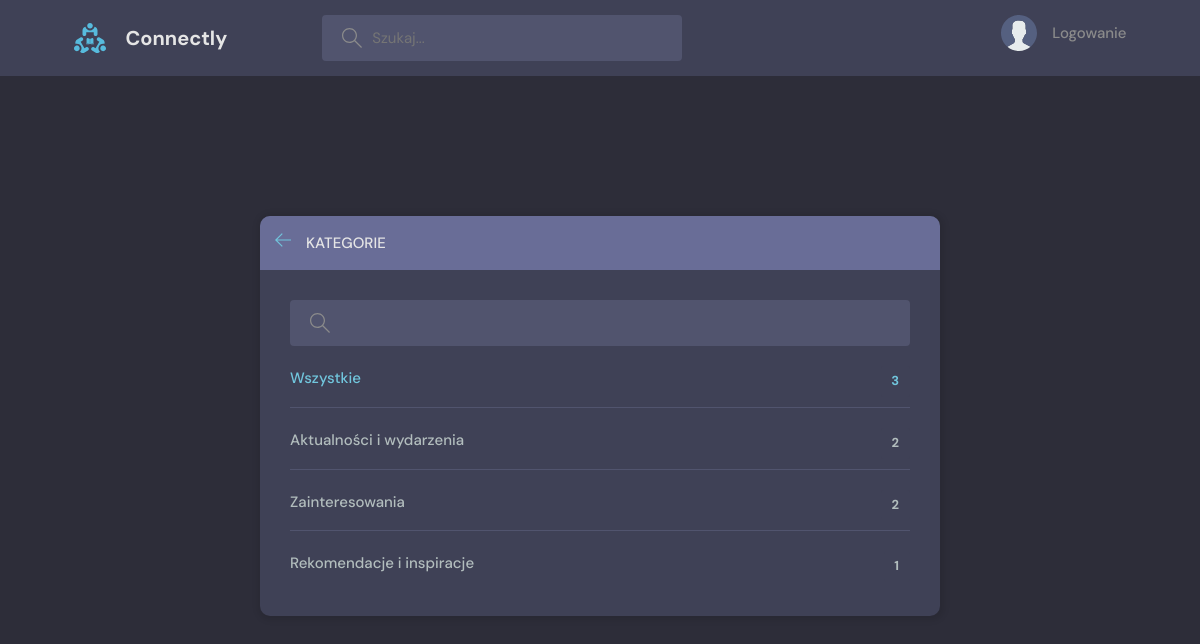
The page /topics/ on the database as committed earlier.
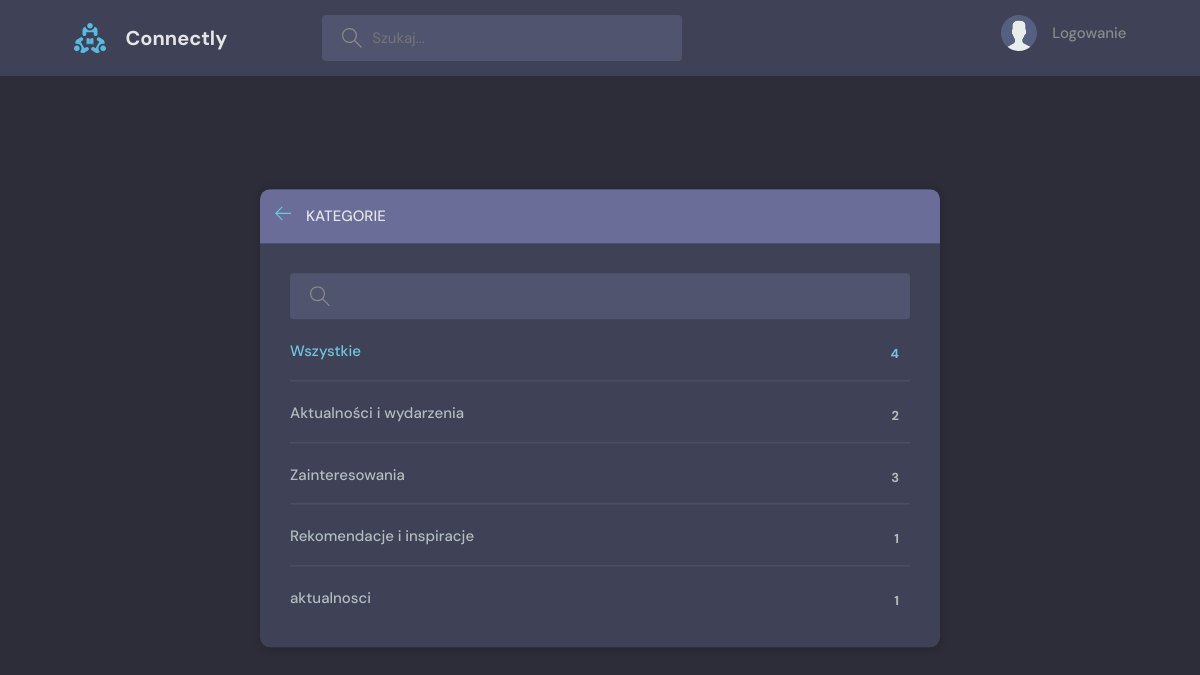
The same page on the database as committed later.
### base/models.py (models this page shows, shortened)
class Topic(models.Model):
    name = models.CharField(max_length=200)

### base/views.py (the view)
# urls.py: path('topics/', views.topicsPage, name="topics"),
def topicsPage(request):
    q = request.GET.get('q') if request.GET.get('q') != None else ''
    topics = Topic.objects.filter(name__icontains=q)
    return render(request, 'base/topics.html', {'topics': topics})

### base/templates/base/topics.html (shortened to what this page needs)
{% extends 'main.html' %}
{% block content %}
    <main class="create-room layout">
      <div class="container">
        <div class="layout__box">
          <div class="layout__boxHeader">
            <div class="layout__boxTitle">
              <a href="{% url 'home' %}">
                <svg version="1.1" xmlns="http://www.w3.org/2000/svg" width="32" height="32" viewBox="0 0 32 32">
                  <title>arrow-left</title>
                  <path
                    d="M13.723 2.286l-13.723 13.714 13.719 13.714 1.616-1.611-10.96-10.96h27.625v-2.286h-27.625l10.965-10.965-1.616-1.607z"
                  ></path>
                </svg>
              </a>
              <h3>Kategorie</h3>
            </div>
          </div>
          <div class="topics-page layout__body">
            <form action="" method="GET" class="header__search">
              <label>
                <input name="q" placeholder="" />
              </label>
            </form>
            <ul class="topics__list">
              <li>
                <a href="{% url 'topics' %}" class="active">Wszystkie <span>{{topics.count}}</span></a>
              </li>
              {% for topic in topics %}
              <li>
                <a href="{% url 'home' %}?q={{topic.name}}">{{ topic.name }}<span>{{topic.room_set.all.count}}</span></a>
              </li>
              {% endfor %}
            </ul>
          </div>
        </div>
      </div>
    </main>
{% endblock content %}

### templates/main.html (shortened to what this page needs)
<!DOCTYPE html>
{% load static %}
<html lang="en">
  <head>
    <link rel="stylesheet" href="{% static 'styles/style.css' %}" />
  </head>
  <body>
    {% include 'navbar.html' %}
    {% block content %}
    {% endblock %}
  </body>
</html>

### templates/navbar.html (shortened to what this page needs)
{% load static %}
<header class="header header--loggedIn">
      <div class="container">
        <a href="{% url 'home' %}" class="header__logo">
          <img src="{% static 'images/logo.svg' %}" />
          <h1>Connectly</h1>
        </a>
        <form class="header__search" method="GET" action="{% url 'home' %}">
          <label>
            <input name="q" placeholder="Szukaj..." />
          </label>
        </form>
        <nav class="header__menu">
          {%if request.user.is_authenticated %}
          <div class="header__user">
            <a href="{% url 'update-user' %}">
              <div class="avatar avatar--medium active">
                <img src="/static/images/photo1.jpg" />
              </div>
              <p>{{request.user.username}} <span>@{{request.user.username}}</span></p>
            </a>
            <button class="dropdown-button">
              <svg version="1.1" xmlns="http://www.w3.org/2000/svg" width="32" height="32" viewBox="0 0 32 32">
                <title>chevron-down</title>
                <path d="M16 21l-13-13h-3l16 16 16-16h-3l-13 13z"></path>
              </svg>
            </button>
          </div>
          {% else %}
          <a href="{% url 'login' %}">
            <img src="{% static 'images/avatar.svg' %}" />
            <p>Logowanie</p>
          </a>
          {% endif %}
        </nav>
      </div>
    </header>

### static/styles/style.css (style rules this page uses)
:root { --color-main: #71c6dd; --color-main-light: #e1f6fb; --color-dark: #3f4156; --color-dark-medium: #51546e; --color-dark-light: #696d97; --color-light: #e5e5e5; --color-gray: #8b8b8b; --color-light-gray: #b2bdbd; --color-bg: #2d2d39; --color-success: #5dd693; --color-error: #fc4b0b; }
* { font-family: "DM Sans", -apple-system, BlinkMacSystemFont, "Segoe UI", Roboto, Oxygen, Ubuntu, Cantarell, "Open Sans", "Helvetica Neue", sans-serif; margin: 0; padding: 0; box-sizing: border-box; text-rendering: optimizeLegibility; font-size: inherit; }
html { font-size: 56.25%; }
@media only screen and (min-width: 1200px) { html { font-size: 62.5%; } }
body { line-height: 1.6; font-weight: 400; font-size: 1.5rem; color: var(--color-light-gray); background-color: var(--color-bg); min-height: 100vh; }
img { width: 100%; }
a { display: inline-block; color: var(--color-main); text-decoration: none; }
.container { max-width: 120rem; width: 90%; margin: auto; }
.header { padding: 1.5rem; background-color: var(--color-dark); }
.header > .container { display: flex; gap: 9.5rem; }
.header__logo, .header__user { display: flex; gap: 2rem; align-items: center; }
.header__logo > img { height: 3.2rem; width: 3.2rem; }
.header__logo > h1 { font-weight: 700; font-size: 2rem; color: var(--color-light); }
.header__search > label { background-color: var(--color-dark-medium); padding: 1.3rem 1rem; display: flex; align-items: center; gap: 1rem; border-radius: 4px; }
.header__search svg { fill: var(--color-gray); width: 2rem; height: 2rem; margin-left: 1rem; }
.header__search input { width: 30rem; background: transparent; border: none; outline: none; color: var(--color-light); }
.header__menu { margin-left: auto; position: relative; }
.header__menu a { display: flex; gap: 1.5rem; align-items: center; font-weight: 500; text-decoration: none; color: var(--color-gray); }
.header__menu img { height: 3.6rem; }
.header__menu p { line-height: 1.2; }
.layout { margin-top: 2.4rem; }
.layout > .container { display: flex; justify-content: space-between; align-items: flex-start; }
.layout__box { width: 90%; max-width: 48rem; min-height: 40rem; position: absolute; top: 50%; left: 50%; transform: translate(-50%, -46%); background-color: var(--color-dark); border-radius: 1rem; box-shadow: 1px 1px 6px 3px rgba(0, 0, 0, 0.1); overflow: hidden; }
.layout__boxHeader { display: flex; padding: 1.5rem; background-color: var(--color-dark-light); }
.layout__boxTitle { display: flex; gap: 1.5rem; align-items: center; }
.layout__boxTitle h3 { text-transform: uppercase; font-weight: 500; color: var(--color-light); }
.layout__boxTitle svg { width: 1.6rem; height: 1.6rem; fill: var(--color-main); }
.layout__body { margin: 3rem; }
.topics__list { list-style: none; }
.topics__list li a { display: flex; justify-content: space-between; margin-bottom: 3rem; font-weight: 500; color: var(--color-light-gray); transition: all 0.3s ease-in-out; }
.topics__list li a.active, .topics__list li a:hover { color: var(--color-main); }
.topics__list li a span { padding: 0.5rem 1rem; background-color: var(--color-dark); border-radius: 3px; font-size: 1.3rem; font-weight: 700; letter-spacing: 1px; }
.topics-page .topics__list li:not(:last-child) a { margin: 2rem 0; padding-bottom: 1rem; text-decoration: none; border-bottom: 1px solid var(--color-dark-medium); }
.topics-page .header__search { display: block; }
.create-room.layout .layout__box { max-width: 68rem; }

Rows that differ between the two databases and show on the page:
computed for Topic "Zainteresowania": room_set.all.count "2" → "3"
added Topic: name "aktualnosci", room_set.all.count "1"
Other text that changed with them:
{{ topics.count }}: "3" → "4"
